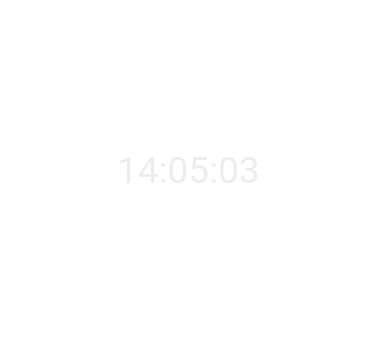
     <widget class="QGroupBox" name="groupBox_41">
      <property name="geometry">
       <rect>
        <x>30</x>
        <y>10</y>
        <width>391</width>
        <height>361</height>
       </rect>
      </property>
      <property name="styleSheet">
       <string notr="true">background-color: rgb(128, 128, 128);
background-color:rgb(99, 119, 163);
background-color:transparent;

border-radius:10%;</string>
      </property>
      <property name="title">
       <string/>
      </property>
      <widget class="QLabel" name="label_86">
       <property name="geometry">
        <rect>
         <x>-29</x>
         <y>-40</y>
         <width>251</width>
         <height>21</height>
        </rect>
       </property>
       <property name="font">
        <font>
         <family>Sans Serif</family>
         <pointsize>16</pointsize>
         <weight>75</weight>
         <italic>false</italic>
         <bold>true</bold>
        </font>
       </property>
       <property name="styleSheet">
        <string notr="true">background-color:transparent;
color:rgb(101, 179, 0)</string>
       </property>
       <property name="text">
        <string/>
       </property>
      </widget>
      <widget class="QWidget" name="layoutWidget_10">
       <property name="geometry">
        <rect>
         <x>70</x>
         <y>145</y>
         <width>241</width>
         <height>51</height>
        </rect>
       </property>
       <layout class="QGridLayout" name="gridLayout_4">
        <item row="0" column="2">
         <spacer name="horizontalSpacer_5">
          <property name="orientation">
           <enum>Qt::Horizontal</enum>
          </property>
          <property name="sizeHint" stdset="0">
           <size>
            <width>40</width>
            <height>20</height>
           </size>
          </property>
         </spacer>
        </item>
        <item row="0" column="3">
         <widget class="QLabel" name="label_5">
          <property name="styleSheet">
           <string notr="true">background-color:transparent;
</string>
          </property>
          <property name="text">
           <string/>
          </property>
         </widget>
        </item>
        <item row="0" column="1">
         <widget class="QLabel" name="ltime">
          <property name="font">
           <font>
            <family>Roboto</family>
            <pointsize>28</pointsize>
            <weight>50</weight>
            <italic>false</italic>
            <bold>false</bold>
           </font>
          </property>
          <property name="styleSheet">
           <string notr="true">background-color:transparent;
color:rgb(237, 237, 237)</string>
          </property>
          <property name="text">
           <string> 14:05:03</string>
          </property>
         </widget>
        </item>
        <item row="0" column="0">
         <spacer name="horizontalSpacer_28">
          <property name="orientation">
           <enum>Qt::Horizontal</enum>
          </property>
          <property name="sizeHint" stdset="0">
           <size>
            <width>40</width>
            <height>20</height>
           </size>
          </property>
         </spacer>
        </item>
       </layout>
      </widget>
      <widget class="QWidget" name="layoutWidget_5">
       <property name="geometry">
        <rect>
         <x>80</x>
         <y>200</y>
         <width>221</width>
         <height>40</height>
        </rect>
       </property>
       <layout class="QGridLayout" name="gridLayout_3">
        <item row="0" column="2">
         <spacer name="horizontalSpacer_3">
          <property name="orientation">
           <enum>Qt::Horizontal</enum>
          </property>
          <property name="sizeHint" stdset="0">
           <size>
            <width>40</width>
            <height>20</height>
           </size>
          </property>
         </spacer>
        </item>
        <item row="0" column="3">
         <widget class="QLabel" name="label_4">
          <property name="styleSheet">
           <string notr="true">background-color:transparent;
</string>
          </property>
          <property name="text">
           <string/>
          </property>
         </widget>
        </item>
        <item row="0" column="1">
         <widget class="QLabel" name="ldate">
          <property name="font">
           <font>
            <family>Roboto</family>
            <pointsize>22</pointsize>
            <weight>50</weight>
            <italic>false</italic>
            <bold>false</bold>
           </font>
          </property>
          <property name="styleSheet">
           <string notr="true">background-color:transparent;
color:rgb(255, 255, 255);</string>
          </property>
          <property name="text">
           <string> 7/09/17</string>
          </property>
         </widget>
        </item>
        <item row="0" column="0">
         <spacer name="horizontalSpacer_27">
          <property name="orientation">
           <enum>Qt::Horizontal</enum>
          </property>
          <property name="sizeHint" stdset="0">
           <size>
            <width>40</width>
            <height>20</height>
           </size>
          </property>
         </spacer>
        </item>
       </layout>
      </widget>
      <widget class="QGroupBox" name="groupBox_37">
       <property name="geometry">
        <rect>
         <x>-30</x>
         <y>400</y>
         <width>381</width>
         <height>301</height>
        </rect>
       </property>
       <property name="styleSheet">
        <string notr="true">background-color: rgb(128, 128, 128);
background-color:rgb(99, 119, 163);
background-color:transparent;


border-radius:10%;</string>
       </property>
       <property name="title">
        <string/>
       </property>
       <widget class="QLabel" name="label_84">
        <property name="geometry">
         <rect>
          <x>-29</x>
          <y>-40</y>
          <width>251</width>
          <height>21</height>
         </rect>
        </property>
        <property name="font">
         <font>
          <family>Sans Serif</family>
          <pointsize>16</pointsize>
          <weight>75</weight>
          <italic>false</italic>
          <bold>true</bold>
         </font>
        </property>
        <property name="styleSheet">
         <string notr="true">background-color:transparent;
color:rgb(101, 179, 0)</string>
        </property>
        <property name="text">
         <string/>
        </property>
       </widget>
      </widget>
      <widget class="QGroupBox" name="groupBox_42">
       <property name="geometry">
        <rect>
         <x>0</x>
         <y>400</y>
         <width>301</width>
         <height>311</height>
        </rect>
       </property>
       <property name="styleSheet">
        <string notr="true">background-color: rgb(128, 128, 128);
background-color:rgb(99, 119, 163);
background-color:transparent;

border-radius:10%;</string>
       </property>
       <property name="title">
        <string/>
       </property>
       <widget class="QLabel" name="label_87">
        <property name="geometry">
         <rect>
          <x>-29</x>
          <y>-40</y>
          <width>251</width>
          <height>21</height>
         </rect>
        </property>
        <property name="font">
         <font>
          <family>Sans Serif</family>
          <pointsize>16</pointsize>
          <weight>75</weight>
          <italic>false</italic>
          <bold>true</bold>
         </font>
        </property>
        <property name="styleSheet">
         <string notr="true">background-color:transparent;
color:rgb(101, 179, 0)</string>
        </property>
        <property name="text">
         <string/>
        </property>
       </widget>
       <widget class="QWidget" name="layoutWidget_21">
        <property name="geometry">
         <rect>
          <x>-40</x>
          <y>160</y>
          <width>351</width>
          <height>86</height>
         </rect>
        </property>
        <layout class="QGridLayout" name="gridLayout_7">
         <item row="0" column="2">
          <spacer name="horizontalSpacer_9">
           <property name="orientation">
            <enum>Qt::Horizontal</enum>
           </property>
           <property name="sizeHint" stdset="0">
            <size>
             <width>40</width>
             <height>20</height>
            </size>
           </property>
          </spacer>
         </item>
         <item row="0" column="3">
          <widget class="QLabel" name="label_8">
           <property name="styleSheet">
            <string notr="true">background-color:transparent;
</string>
           </property>
           <property name="text">
            <string/>
           </property>
          </widget>
         </item>
         <item row="0" column="1">
          <widget class="QLabel" name="ltime_2">
           <property name="font">
            <font>
             <family>Roboto</family>
             <pointsize>48</pointsize>
             <weight>50</weight>
             <italic>false</italic>
             <bold>false</bold>
            </font>
           </property>
           <property name="styleSheet">
            <string notr="true">background-color:transparent;
color:rgb(237, 237, 237)</string>
           </property>
           <property name="text">
            <string> 14:05:03</string>
           </property>
          </widget>
         </item>
         <item row="0" column="0">
          <spacer name="horizontalSpacer_37">
           <property name="orientation">
            <enum>Qt::Horizontal</enum>
           </property>
           <property name="sizeHint" stdset="0">
            <size>
             <width>40</width>
             <height>20</height>
            </size>
           </property>
          </spacer>
         </item>
        </layout>
       </widget>
       <widget class="QWidget" name="layoutWidget_6">
        <property name="geometry">
         <rect>
          <x>-30</x>
          <y>260</y>
          <width>351</width>
          <height>40</height>
         </rect>
        </property>
        <layout class="QGridLayout" name="gridLayout_8">
         <item row="0" column="2">
          <spacer name="horizontalSpacer_11">
           <property name="orientation">
            <enum>Qt::Horizontal</enum>
           </property>
           <property name="sizeHint" stdset="0">
            <size>
             <width>40</width>
             <height>20</height>
            </size>
           </property>
          </spacer>
         </item>
         <item row="0" column="3">
          <widget class="QLabel" name="label_9">
           <property name="styleSheet">
            <string notr="true">background-color:transparent;
</string>
           </property>
           <property name="text">
            <string/>
           </property>
          </widget>
         </item>
         <item row="0" column="1">
          <widget class="QLabel" name="ldate_2">
           <property name="font">
            <font>
             <family>Roboto</family>
             <pointsize>22</pointsize>
             <weight>50</weight>
             <italic>false</italic>
             <bold>false</bold>
            </font>
           </property>
           <property name="styleSheet">
            <string notr="true">background-color:transparent;
color:rgb(255, 255, 255);</string>
           </property>
           <property name="text">
            <string> 7/09/17</string>
           </property>
          </widget>
         </item>
         <item row="0" column="0">
          <spacer name="horizontalSpacer_41">
           <property name="orientation">
            <enum>Qt::Horizontal</enum>
           </property>
           <property name="sizeHint" stdset="0">
            <size>
             <width>40</width>
             <height>20</height>
            </size>
           </property>
          </spacer>
         </item>
        </layout>
       </widget>
       <widget class="QWidget" name="layoutWidget_7">
        <property name="geometry">
         <rect>
          <x>-30</x>
          <y>50</y>
          <width>351</width>
          <height>48</height>
         </rect>
        </property>
        <layout class="QGridLayout" name="gridLayout_9">
         <item row="0" column="3">
          <widget class="QLabel" name="label_14">
           <property name="styleSheet">
            <string notr="true">background-color:transparent;
</string>
           </property>
           <property name="text">
            <string/>
           </property>
          </widget>
         </item>
         <item row="0" column="1">
          <widget class="QLabel" name="nomPlaza_3">
           <property name="font">
            <font>
             <family>Sans</family>
             <pointsize>22</pointsize>
             <weight>50</weight>
             <bold>false</bold>
            </font>
           </property>
           <property name="styleSheet">
            <string notr="true">background-color:transparent;
color:rgb(39, 89, 133);
</string>
           </property>
           <property name="text">
            <string> MACROPLAZA</string>
           </property>
          </widget>
         </item>
         <item row="0" column="2">
          <spacer name="horizontalSpacer_16">
           <property name="orientation">
            <enum>Qt::Horizontal</enum>
           </property>
           <property name="sizeHint" stdset="0">
            <size>
             <width>40</width>
             <height>20</height>
            </size>
           </property>
          </spacer>
         </item>
         <item row="0" column="0">
          <spacer name="horizontalSpacer_17">
           <property name="orientation">
            <enum>Qt::Horizontal</enum>
           </property>
           <property name="sizeHint" stdset="0">
            <size>
             <width>40</width>
             <height>20</height>
            </size>
           </property>
          </spacer>
         </item>
        </layout>
       </widget>
       <widget class="QWidget" name="layoutWidget_22">
        <property name="geometry">
         <rect>
          <x>-20</x>
          <y>110</y>
          <width>341</width>
          <height>31</height>
         </rect>
        </property>
        <layout class="QGridLayout" name="gridLayout_11">
         <item row="0" column="1">
          <widget class="QLabel" name="nomLoc_3">
           <property name="font">
            <font>
             <family>Sans</family>
             <pointsize>13</pointsize>
             <weight>50</weight>
             <bold>false</bold>
            </font>
           </property>
           <property name="styleSheet">
            <string notr="true">background-color:transparent;
color:rgb(39, 89, 133);</string>
           </property>
           <property name="text">
            <string>HEROES TECAMAC</string>
           </property>
          </widget>
         </item>
         <item row="0" column="3">
          <widget class="QLabel" name="label_18">
           <property name="styleSheet">
            <string notr="true">background-color:transparent;
</string>
           </property>
           <property name="text">
            <string/>
           </property>
          </widget>
         </item>
         <item row="0" column="2">
          <spacer name="horizontalSpacer_18">
           <property name="orientation">
            <enum>Qt::Horizontal</enum>
           </property>
           <property name="sizeHint" stdset="0">
            <size>
             <width>40</width>
             <height>20</height>
            </size>
           </property>
          </spacer>
         </item>
         <item row="0" column="0">
          <spacer name="horizontalSpacer_21">
           <property name="orientation">
            <enum>Qt::Horizontal</enum>
           </property>
           <property name="sizeHint" stdset="0">
            <size>
             <width>40</width>
             <height>20</height>
            </size>
           </property>
          </spacer>
         </item>
        </layout>
       </widget>
       <widget class="QGroupBox" name="groupBox_40">
        <property name="geometry">
         <rect>
          <x>-30</x>
          <y>380</y>
          <width>381</width>
          <height>321</height>
         </rect>
        </property>
        <property name="styleSheet">
         <string notr="true">background-color: rgb(128, 128, 128);
background-color:rgb(99, 119, 163);
background-color:transparent;


border-radius:10%;</string>
        </property>
        <property name="title">
         <string/>
        </property>
        <widget class="QLabel" name="label_85">
         <property name="geometry">
          <rect>
           <x>-29</x>
           <y>-40</y>
           <width>251</width>
           <height>21</height>
          </rect>
         </property>
         <property name="font">
          <font>
           <family>Sans Serif</family>
           <pointsize>16</pointsize>
           <weight>75</weight>
           <italic>false</italic>
           <bold>true</bold>
          </font>
         </property>
         <property name="styleSheet">
          <string notr="true">background-color:transparent;
color:rgb(101, 179, 0)</string>
         </property>
         <property name="text">
          <string/>
         </property>
        </widget>
       </widget>
      </widget>
      <widget class="QWidget" name="layoutWidget_3">
       <property name="geometry">
        <rect>
         <x>10</x>
         <y>55</y>
         <width>351</width>
         <height>48</height>
        </rect>
       </property>
       <layout class="QGridLayout" name="gridLayout_2">
        <item row="0" column="2">
         <widget class="QLabel" name="label_3">
          <property name="text">
           <string/>
          </property>
         </widget>
        </item>
        <item row="0" column="1">
         <spacer name="horizontalSpacer_4">
          <property name="orientation">
           <enum>Qt::Horizontal</enum>
          </property>
          <property name="sizeHint" stdset="0">
           <size>
            <width>40</width>
            <height>20</height>
           </size>
          </property>
         </spacer>
        </item>
        <item row="0" column="0">
         <spacer name="horizontalSpacer_12">
          <property name="orientation">
           <enum>Qt::Horizontal</enum>
          </property>
          <property name="sizeHint" stdset="0">
           <size>
            <width>40</width>
            <height>20</height>
           </size>
          </property>
         </spacer>
        </item>
       </layout>
      </widget>
      <widget class="QWidget" name="layoutWidget_2">
       <property name="geometry">
        <rect>
         <x>10</x>
         <y>105</y>
         <width>341</width>
         <height>31</height>
        </rect>
       </property>
       <layout class="QGridLayout" name="gridLayout">
        <item row="0" column="2">
         <widget class="QLabel" name="label_2">
          <property name="text">
           <string/>
          </property>
         </widget>
        </item>
        <item row="0" column="1">
         <spacer name="horizontalSpacer_2">
          <property name="orientation">
           <enum>Qt::Horizontal</enum>
          </property>
          <property name="sizeHint" stdset="0">
           <size>
            <width>40</width>
            <height>20</height>
           </size>
          </property>
         </spacer>
        </item>
        <item row="0" column="0">
         <spacer name="horizontalSpacer_13">
          <property name="orientation">
           <enum>Qt::Horizontal</enum>
          </property>
          <property name="sizeHint" stdset="0">
           <size>
            <width>40</width>
            <height>20</height>
           </size>
          </property>
         </spacer>
        </item>
       </layout>
      </widget>
     </widget>
